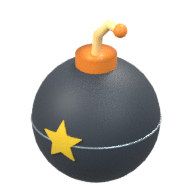
#> input picture Assets/_Project/Resources/UI/Items/BOMB.png, 192 x 192 px
$ python icon_saturation.py ../../Assets/_Project/Resources/UI/Items
#> lines starting #> are read from the running program, lines starting #| are printed output that depends on the picture
import argparse
import json
import os
import sys

import numpy
from PIL import Image, ImageDraw

ALPHA_FLOOR = 128
NEUTRAL_SATURATION = 0.20
CELL = 96
LABEL = 14
WHITE_BY_ROLE = {"PLATE", "BOMB", "MIRROR"}


def stats(path):
    rgba = numpy.asarray(Image.open(path).convert("RGBA"), dtype=numpy.float64) / 255.0
    pixels = rgba[rgba[..., 3] >= ALPHA_FLOOR / 255.0][:, :3]
    if len(pixels) == 0:
        return {"pixels": 0, "meanS": 0.0, "medianS": 0.0, "meanV": 0.0, "neutralShare": 1.0, "meanRGB": [0, 0, 0]}
    high, low = pixels.max(axis=1), pixels.min(axis=1)
#> high = 13883 values, max 1 at index 0, min 0.196 at index 11648, mean 0.444; low = 13883 values, max 0.973 at index 9631, min 0.122 at index 373, mean 0.307
    sats = numpy.where(high > 0, (high - low) / numpy.where(high > 0, high, 1), 0.0)
#> sats = 13883 values, max 0.809 at index 334, min 0.00741 at index 1935, mean 0.223
    return {
        "pixels": int(len(pixels)),
        "meanS": round(float(sats.mean()), 3),
        "medianS": round(float(numpy.median(sats)), 3),
        "meanV": round(float(high.mean()), 3),
        "clippedShare": round(float((high >= 0.995).mean()), 3),
        "neutralShare": round(float((sats < NEUTRAL_SATURATION).mean()), 3),
        "meanRGB": [round(float(c), 3) for c in pixels.mean(axis=0)],
    }


def folder_stats(folder):
    names = sorted(name[:-4] for name in os.listdir(folder) if name.endswith(".png"))
    return {name: stats(os.path.join(folder, name + ".png")) for name in names}
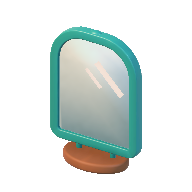
#> input picture Assets/_Project/Resources/UI/Items/MIRROR.png, 192 x 192 px
#> in stats (call 2), `high, low = pixels.max(axis=1), pixels.min(axis=1)`: high = 11611 values, max 0.957 at index 2650, min 0.286 at index 589, mean 0.693; low = 11611 values, max 0.89 at index 535, min 0.0863 at index 1654, mean 0.483
#> in stats (call 2), `sats = numpy.where(high > 0, (high - low) / numpy.where(high > 0, high..`: sats = 11611 values, max 0.817 at index 8213, min 0.00877 at index 2213, mean 0.334
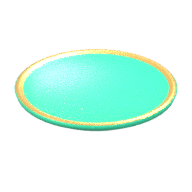
#> input picture Assets/_Project/Resources/UI/Items/PLATE.png, 192 x 192 px
#> in stats (call 3), `high, low = pixels.max(axis=1), pixels.min(axis=1)`: high = 10450 values, max 1 at index 1, min 0.478 at index 10334, mean 0.977; low = 10450 values, max 1 at index 262, min 0.149 at index 9939, mean 0.469
#> in stats (call 3), `sats = numpy.where(high > 0, (high - low) / numpy.where(high > 0, high..`: sats = 10450 values, max 0.736 at index 9939, min 0 at index 262, mean 0.521


def contact_sheet(columns, out):
    words = sorted(set().union(*[set(c[1]) for c in columns]))
    sheet = Image.new("RGBA", (CELL * len(columns), (CELL + LABEL) * len(words)), (244, 238, 226, 255))
    draw = ImageDraw.Draw(sheet)
    for row, word in enumerate(words):
        for col, (folder, data) in enumerate(columns):
            x, y = col * CELL, row * (CELL + LABEL)
            path = os.path.join(folder, word + ".png")
            if os.path.exists(path):
                icon = Image.open(path).convert("RGBA").resize((CELL, CELL), Image.LANCZOS)
                sheet.alpha_composite(icon, (x, y))
            s = data.get(word, {}).get("meanS")
            draw.text((x + 4, y + CELL), f"{word} S {s:.2f}" if s is not None else word, fill=(40, 34, 30, 255))
    sheet.convert("RGB").save(out)


def main():
    parser = argparse.ArgumentParser(description="Mean saturation per item icon, with an optional before/after contact sheet.")
    parser.add_argument("folders", nargs="+", help="icon folders; the first is 'before' when two are given")
    parser.add_argument("--sheet", help="write a side-by-side contact sheet PNG here")
    parser.add_argument("--json", help="write the numbers as JSON here")
    parser.add_argument("--min-mean", type=float, default=None, help="exit 1 if an icon outside the white-by-role list has a mean S below this in the last folder")
    args = parser.parse_args()
    columns = [(folder, folder_stats(folder)) for folder in args.folders]
#> columns = 1 item
    last = columns[-1][1]
#> last = 3 items
    words = sorted(set().union(*[set(c[1]) for c in columns]))
#> words = ['BOMB', 'MIRROR', 'PLATE']
    header = "WORD".ljust(10) + "".join(f"{'meanS':>8}{'medS':>7}{'neut':>7}{'clip':>7}" for _ in columns) + ("   delta" if len(columns) > 1 else "")
    print(header)
#| WORD         meanS   medS   neut   clip
    for word in words:
        row = word.ljust(10)
        for _, data in columns:
            d = data.get(word)
            row += f"{d['meanS']:>8.3f}{d['medianS']:>7.3f}{d['neutralShare']:>7.2f}{d['clippedShare']:>7.2f}" if d else " " * 29
        if len(columns) > 1 and word in columns[0][1] and word in last:
            row += f"{last[word]['meanS'] - columns[0][1][word]['meanS']:>+8.3f}"
        print(row)
#> this loop made 3 passes
#| BOMB         0.223  0.146   0.83   0.04
#| MIRROR       0.334  0.140   0.54   0.00
#| PLATE        0.521  0.566   0.03   0.86
    for folder, data in columns:
        values = sorted(d["meanS"] for d in data.values())
        print(f"SUMMARY {folder}: icons {len(values)}, median of mean S {values[len(values) // 2]:.3f}, "
              f"below 0.35: {sum(1 for v in values if v < 0.35)}")
#> this loop made 1 pass
#> (folder, values) on pass 1: ('../../Assets/_Project/Resources/UI/Items', [0.223, 0.334, 0.521])
#| SUMMARY ../../Assets/_Project/Resources/UI/Items: icons 3, median of mean S 0.334, below 0.35: 2
    if args.sheet:
        contact_sheet(columns, args.sheet)
        print("SHEET " + args.sheet)
    if args.json:
        with open(args.json, "w", encoding="utf-8") as handle:
            json.dump({folder: data for folder, data in columns}, handle, indent=1)
    if args.min_mean is not None:
        low = [w for w, d in last.items() if w not in WHITE_BY_ROLE and d["meanS"] < args.min_mean]
        print("ICON_SATURATION " + json.dumps({"minMean": args.min_mean, "below": low}))
        if low:
            sys.exit(1)


if __name__ == "__main__":
    main()
